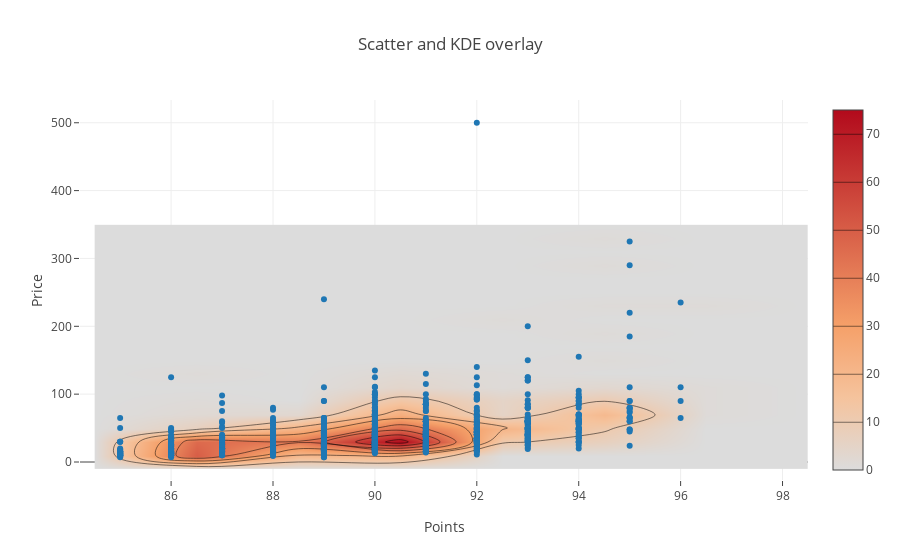

Notebook code for this chart:
### Code cell
# Overlay of KDE and scatter plots

plots = [go.Scatter(x=reviews.head(1000)['points'], 
                    y=reviews.head(1000)['price'], 
                    mode='markers'),
         go.Histogram2dContour(x=reviews.head(500)['points'], 
                               y=reviews.head(500)['price'], 
                               contours=go.Contours(coloring='heatmap'))]

layout = go.Layout(title='Scatter and KDE overlay',
                xaxis=dict(title='Points'),
                yaxis=dict(title='Price'))

fig = go.Figure(data=plots, layout=layout)

iplot(fig)

### Figure 1 — Plotly figure (JSON) as saved in the notebook; plotly's stock layout.template omitted (floating-point values rounded to 4 significant figures; data arrays with more than 128 entries replaced by an {"elided": "..."} marker saying what was removed)
{"data": [{"mode": "markers", "type": "scatter", "x": {"elided": "1000 int values"}, "y": {"elided": "1000 int values"}}, {"contours": {"coloring": "heatmap"}, "type": "histogram2dcontour", "x": {"elided": "500 int values"}, "y": {"elided": "500 int values"}}], "layout": {"title": "Scatter and KDE overlay", "xaxis": {"title": "Points"}, "yaxis": {"title": "Price"}}}
